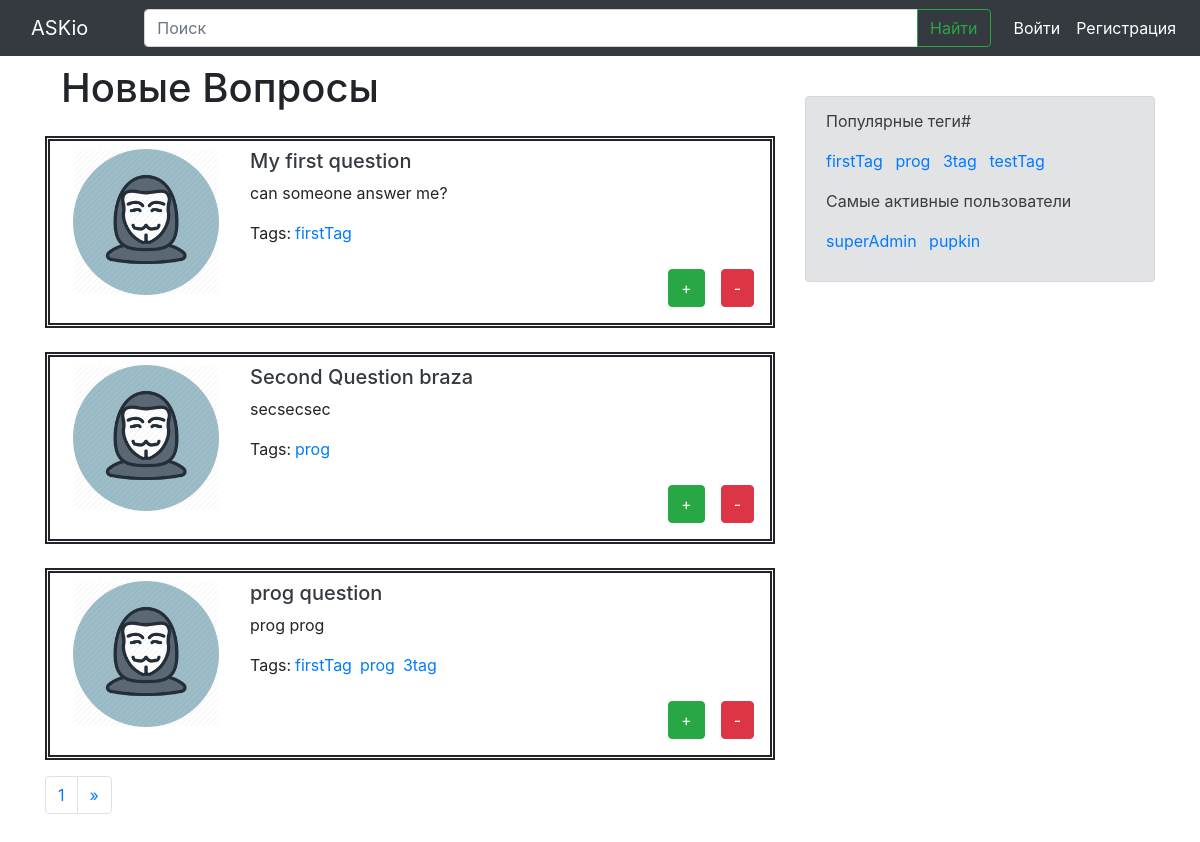
Screenshot of /questions/ with the database file from the repository.
### app/models.py (models this page shows, shortened)
class Question(models.Model):
    title = models.CharField(max_length=255)
    text = models.TextField()
    profile = models.ForeignKey(Profile, on_delete=models.CASCADE)
    tag = models.ManyToManyField(Tag, blank=True)

class Tag(models.Model):
    name = models.CharField(max_length=20, unique=True)

class Profile(models.Model):
    user = models.OneToOneField(User, on_delete=models.CASCADE, unique=True)
    nickname = models.CharField(max_length=20, default=None, unique=True)
    avatar = models.ImageField(blank=False, null=True)

### app/views.py (the view)
# urls.py: path('questions/', views.get_questions, name='questions'),
def get_questions(request):
    questions, page = paginate(Question.objects.all(), 3, request)
    right_menu_tags, right_menu_members = right_menu_objects()
    context = {
        'questions': questions,
        'page': page,
        'right_menu_tags': right_menu_tags,
        'right_menu_members': right_menu_members,
    }
    if request.user.is_authenticated:
        profile = Profile.objects.get(user=request.user)
        context['profile'] = profile
    return render(request, 'questions.html', context)

### app/views.py (called while the page is built)
def right_menu_objects():
    tags = Tag.objects.all()
    members = Profile.objects.all()
    return tags, members

def paginate(objects_list, number_of_objects_on_page, request):
    pages_count = request.GET.get('page')
    if pages_count is None:
        pages_count=1
    paginator = Paginator(objects_list, number_of_objects_on_page)
    page = paginator.page(pages_count)
    return page.object_list, page

### templates/questions.html
{% extends 'base.html' %}
{% load static %}
{% block content %}
    <p class="h1 mt-3 ml-3"> Новые Вопросы </p>
    {% for question in questions %}
      {% include 'inc/question.html' with q=question t=question.tag %}
    {% endfor %}
    {% include 'inc/paginator.html' %}
{% endblock content %}

### templates/inc/question.html
{% load static %}
<div class="media mt-4 p-2" style="border-style: double; border-width: 5px;">
  <img src="{% static 'img/avatar.png' %}" class="mr-3 col-3">
  <div class="media-body">
    <h5>
      <a href="{% url 'question' qid=q.id %}" class="text-dark">{{ q.title }}</a>
    </h5>
    <p> {{ q.text }} </p>
    <div class="input-group">
      <p class="mr-1">Tags: </p>
      {% for tag in question.tag.all %}
        <a href="{% url 'tag' tag_name=tag.name %}" class="base_link_v1 mr-2">{{ tag.name }}</a>
      {% endfor %}
    </div>
    <div class="input-group justify-content-end">
      <button type="button" class="btn btn-success m-2">+</button>
      <button type="button" class="btn btn-danger m-2">-</button>
    </div>
  </div>
</div>

### templates/inc/right_menu.html
<div class="alert alert-secondary">
  <p>
    Популярные теги#
    <div>
      {% for tag in tags %}
        <a href="{% url 'tag' tag_name=tag.name %}" class="base_link_v1 mr-2">{{ tag.name }}</a>
      {% endfor %}
    </div>
  </p>
  <p>
    Самые активные пользователи
    <div>
      {% for member in members %}
        <a href="#" class="base_link_v1 mr-2">{{ member.nickname }}</a>
      {% endfor %}
    </div>
  </p>
</div>

### rows the page displays
Question: title "My first question", text "can someone answer me?"
Tag: name "firstTag"
Question: title "Second Question braza", text "secsecsec"
Tag: name "prog"
Question: title "prog question", text "prog prog"
Tag: name "3tag"
Tag: name "testTag"
Profile: nickname "superAdmin"
Profile: nickname "pupkin"

### other values shown
{{ page.number }} "1"
